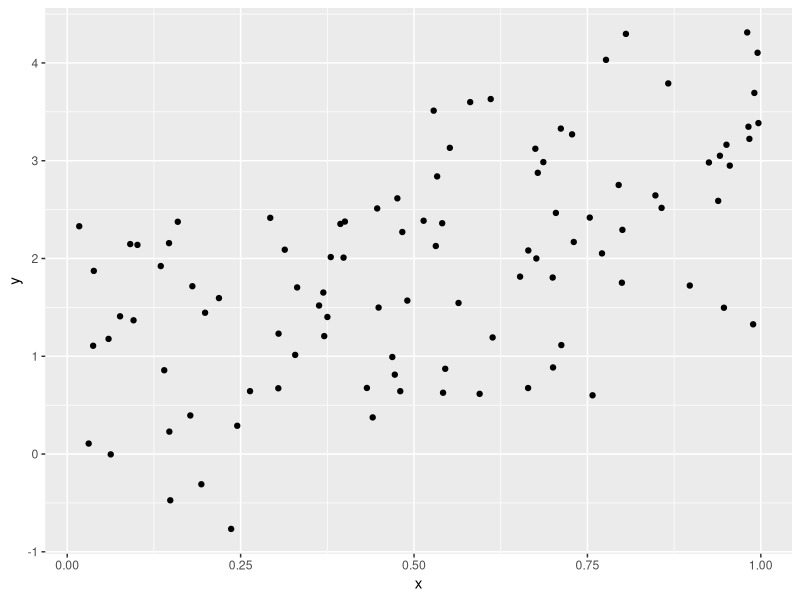

The R script that drew this image:
## ---- chunk 1
library(tidyverse)
plot_df = 
  tibble(
    x=runif(100),
    y = 1 + 2 * x +rnorm(100)
  )
plot_df |> 
  ggplot(aes(x=x, y=y)) +
  geom_point()
